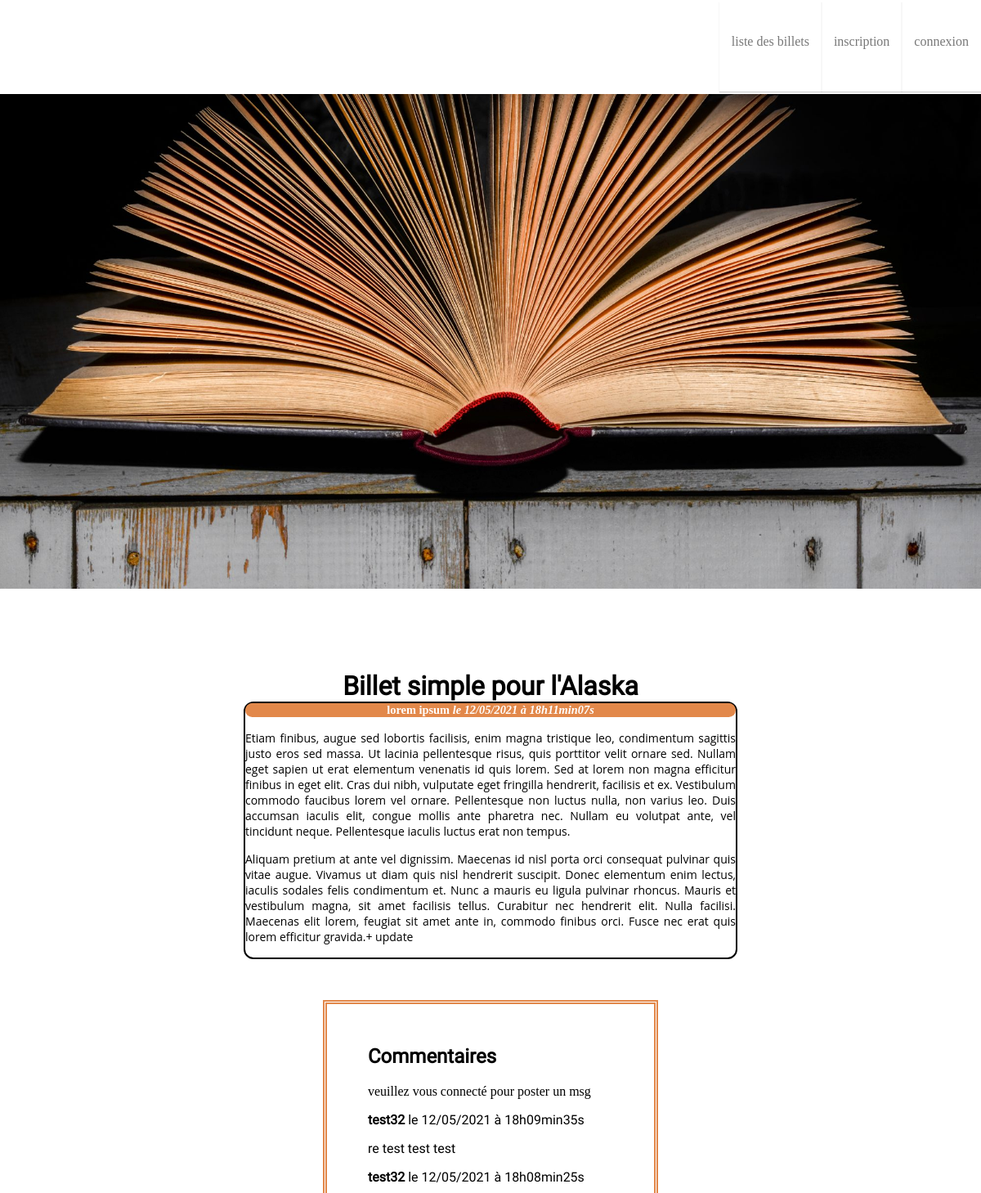
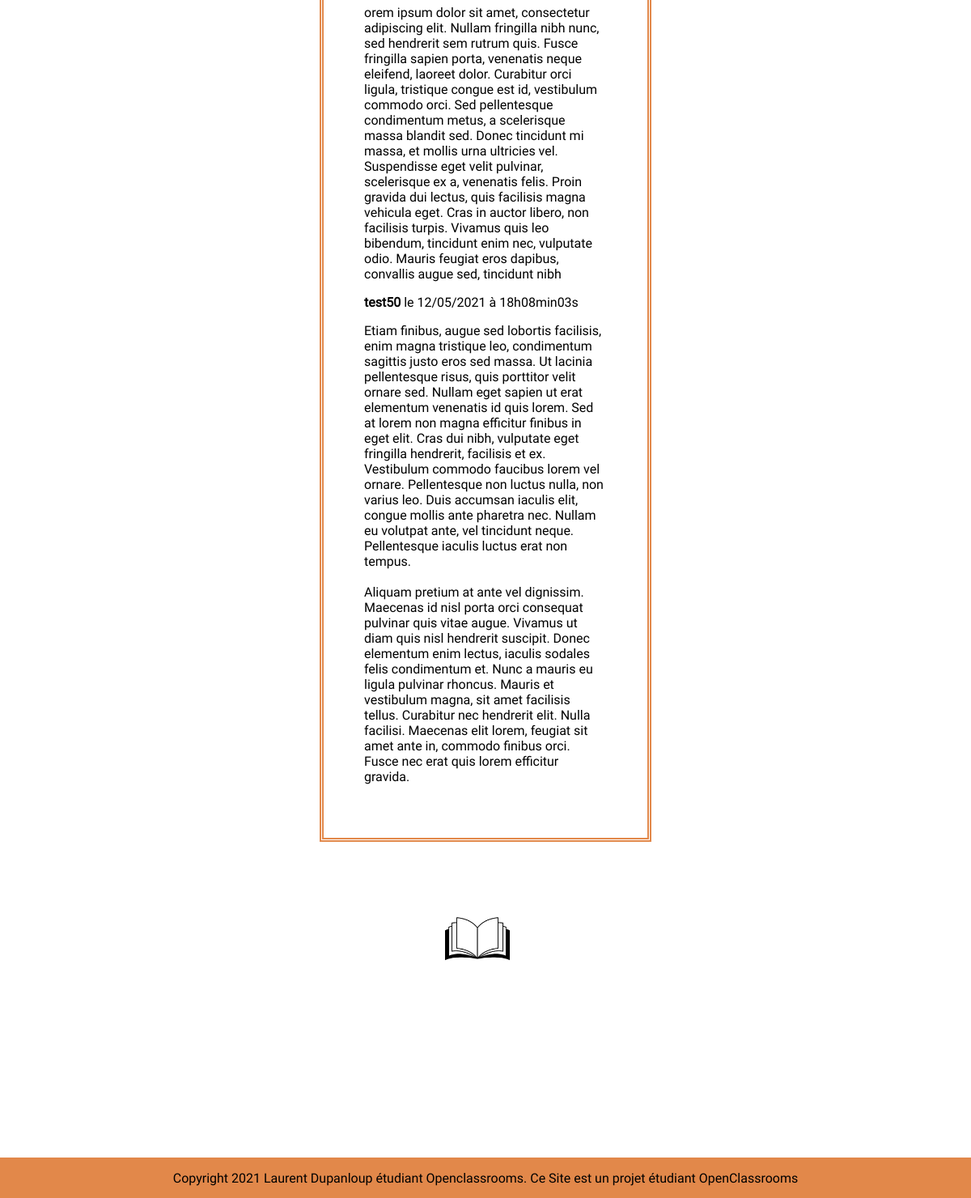
Page /index.php?action=post&id=38 on the committed database (2 pictures, top to bottom).
### tables this page shows
CREATE TABLE `posts` (
  `id` int(11) NOT NULL,
  `title` varchar(255) NOT NULL,
  `content` text NOT NULL,
  `creation_date` datetime NOT NULL
);

CREATE TABLE `comments` (
  `id` int(11) NOT NULL,
  `post_id` int(11) NOT NULL,
  `comment` text NOT NULL,
  `signalement` tinyint(1) NOT NULL,
  `author_id` int(11) DEFAULT NULL,
  `comment_date` datetime NOT NULL
);

CREATE TABLE `membre` (
  `id` int(11) NOT NULL,
  `pseudo` varchar(255) NOT NULL,
  `mdp` varchar(255) NOT NULL,
  `droit` tinyint(1) NOT NULL DEFAULT '0'
);

### controller/frontend.php (called while the page is built, shortened)
<?php
require_once('model/PostManager.php');
require_once('model/CommentManager.php');
function post($id)
{
    $postManager = new PostManager();
    $commentManager = new CommentManager();
    $post = $postManager->getPost($_GET['id']);
    $comments = $commentManager->getComments($_GET['id']);
    require('view/frontend/postView.php');
}

### model/PostManager.php (called while the page is built, shortened)
<?php
class PostManager extends Manager
{
    public function getPost($postId)
    {
        $db = $this->dbConnect();
        $req = $db->prepare('SELECT id, title, content, DATE_FORMAT(creation_date, \'%d/%m/%Y à %Hh%imin%ss\') AS creation_date_fr FROM posts WHERE id = ?');
        $req->execute(array($postId));
        $post = $req->fetch();
        return $post;
    }
}

### model/CommentManager.php (called while the page is built, shortened)
<?php
class CommentManager extends Manager
{
    public function getComments($postId)
    {
        $db = $this->dbConnect();
        $comments = $db->prepare('SELECT comments.id as ID, comments.comment, comments.signalement, comments.author_id, DATE_FORMAT(comment_date, \'%d/%m/%Y à %Hh%imin%ss\')AS comment_date_fr, membre.id, membre.pseudo FROM comments INNER JOIN membre
    ON comments.author_id = membre.id WHERE comments.post_id = ? ORDER BY comment_date DESC');
        $comments->execute(array($postId));
        return $comments;
    }
}

### view/frontend/postView.php (the view, shortened to what this page needs)
<h1>Billet simple pour l'Alaska</h1>
<div class="news">
    <h3 class="titrepost">
        <?= htmlspecialchars($post['title']) ?>
        <em>le <?= $post['creation_date_fr'] ?></em>
    </h3>
    <p>
            <?= $post['content'] ?>
    </p>
</div>
<div class="blog">
<h2 id="commentaires">Commentaires</h2>
<?php
    if($_SESSION){
?>
<form action="index.php?action=addComment&amp;id=<?= $post['id'] ?>" method="post">
    <div>
        <label><?=$_SESSION['pseudo']?></label><br />
    </div>
    <div>
        <label for="comment">Commentaire</label><br />
        <textarea id="comment" name="comment"></textarea>
    </div>
    <div>
        <input type="submit" >
    </div>
</form>
<?php }
elseif(!$_SESSION){
    echo 'veuillez vous connecté pour poster un msg';
}
while ($comment = $comments->fetch())
{
    if(!$_SESSION) {
        ?>
    <p><strong><?= htmlspecialchars($comment['pseudo']) ?></strong> le <?= $comment['comment_date_fr'] ?></p>
    <p><?= nl2br(htmlspecialchars($comment['comment'])) ?></p>
    <?php
     }
    }
?>
</div>
<?php require('template.php'); ?>

### public/css/style.css (style rules this page uses)
h1 { text-align:center; margin:auto; padding-top: 100px; font-family:'roboto-regular',Arial, sans-serif; }
.titrepost { text-align:center; margin:auto; background-color:#E2884A; color:white; font-size:0.9em; border-radius : 12px; }
.news { width:50%; margin:auto; border: 2px solid black; border-radius: 12px; text-align: center; }
.blog { width: 300px; margin:auto; border: thick double black; padding: 50px 50px 50px 50px; margin-bottom: 50px; margin-top: 50px; border-color: #E2884A; word-wrap: break-word; }
p { font-family:'roboto-regular',Arial, sans-serif; }
body { display: flex; align-items:flex-start; justify-content: flex-start; flex-direction: column; margin: auto; width: 100%; }
h2 { margin-top: 0px; font-family:'roboto-regular',Arial, sans-serif; }

### rows in the picture
posts: title "lorem ipsum", content "Etiam finibus, augue sed lobortis facilisis, enim magna tristique leo, condimentum sagittis justo eros sed massa. Ut lacinia pellentesque risus, quis porttitor velit ornare sed. Nullam eget sapien ut erat elementum venenatis id quis lorem. Sed at lorem non magna efficitur finibus in eget elit. Cras dui nibh, vulputate eget fringilla hendrerit, facilisis et ex. Vestibulum commodo faucibus lorem vel ornare. Pellentesque non luctus nulla, non varius leo. Duis accumsan iaculis elit, congue mollis ante pharetra nec. Nullam eu volutpat ante, vel tincidunt neque. Pellentesque iaculis luctus erat non tempus. Aliquam pretium at ante vel dignissim. Maecenas id nisl porta orci consequat pulvinar quis…"
comments: author.pseudo "test32", comment_date_fr "12/05/2021 à 18h09min35s", comment "re test test test"
comments: author.pseudo "test32", comment_date_fr "12/05/2021 à 18h08min25s", comment "orem ipsum dolor sit amet, consectetur adipiscing elit. Nullam fringilla nibh nunc, sed hendrerit sem rutrum quis. Fusce fringilla sapien porta, venenatis neque eleifend, laoreet dolor. Curabitur orci ligula, tristique congue est id, vestibulum commodo orci. Sed pellentesque condimentum metus, a scelerisque massa blandit sed. Donec tincidunt mi massa, et mollis urna ultricies vel. Suspendisse eget velit pulvinar, scelerisque ex a, venenatis felis. Proin gravida dui lectus, quis facilisis magna vehicula eget. Cras in auctor libero, non facilisis turpis. Vivamus quis leo bibendum, tincidunt enim nec, vulputate odio. Mauris feugiat eros dapibus, convallis augue sed, tincidunt nibh"
comments: author.pseudo "test50", comment_date_fr "12/05/2021 à 18h08min03s", comment "Etiam finibus, augue sed lobortis facilisis, enim magna tristique leo, condimentum sagittis justo eros sed massa. Ut lacinia pellentesque risus, quis porttitor velit ornare sed. Nullam eget sapien ut erat elementum venenatis id quis lorem. Sed at lorem non magna efficitur finibus in eget elit. Cras dui nibh, vulputate eget fringilla hendrerit, facilisis et ex. Vestibulum commodo faucibus lorem vel ornare. Pellentesque non luctus nulla, non varius leo. Duis accumsan iaculis elit, congue mollis ante pharetra nec. Nullam eu volutpat ante, vel tincidunt neque. Pellentesque iaculis luctus erat non tempus. Aliquam pretium at ante vel dignissim. Maecenas id nisl porta orci consequat pulvinar quis…"

### other values in the picture
$post['creation_date_fr'] "12/05/2021 à 18h11min07s"
